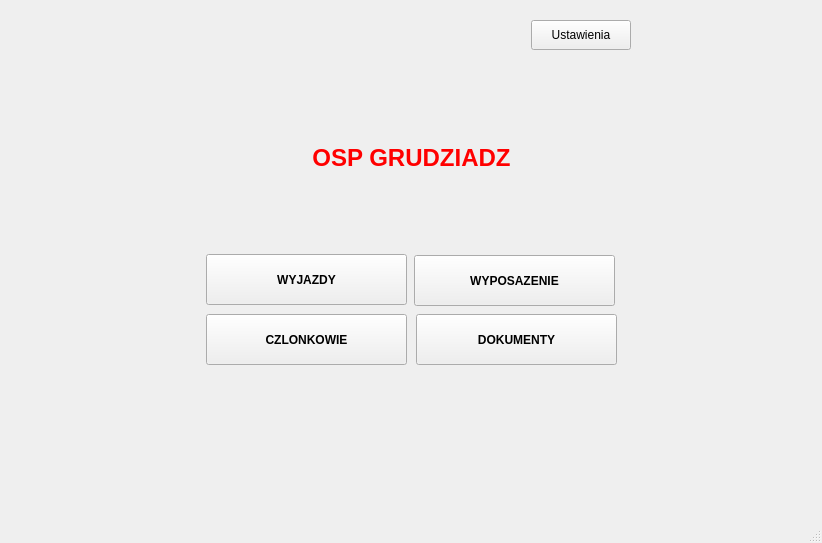
<?xml version="1.0" encoding="UTF-8"?>
<ui version="4.0">
 <class>MainWindow</class>
 <widget class="QMainWindow" name="MainWindow">
  <property name="geometry">
   <rect>
    <x>0</x>
    <y>0</y>
    <width>822</width>
    <height>543</height>
   </rect>
  </property>
  <property name="sizePolicy">
   <sizepolicy hsizetype="Minimum" vsizetype="Minimum">
    <horstretch>0</horstretch>
    <verstretch>0</verstretch>
   </sizepolicy>
  </property>
  <property name="minimumSize">
   <size>
    <width>700</width>
    <height>500</height>
   </size>
  </property>
  <property name="windowTitle">
   <string>MainWindow</string>
  </property>
  <widget class="QWidget" name="mainLayout">
   <property name="sizePolicy">
    <sizepolicy hsizetype="MinimumExpanding" vsizetype="MinimumExpanding">
     <horstretch>0</horstretch>
     <verstretch>0</verstretch>
    </sizepolicy>
   </property>
   <property name="minimumSize">
    <size>
     <width>0</width>
     <height>500</height>
    </size>
   </property>
   <layout class="QVBoxLayout" name="subLayout" stretch="0,0,0">
    <property name="spacing">
     <number>2</number>
    </property>
    <property name="sizeConstraint">
     <enum>QLayout::SetDefaultConstraint</enum>
    </property>
    <property name="leftMargin">
     <number>5</number>
    </property>
    <property name="topMargin">
     <number>5</number>
    </property>
    <property name="rightMargin">
     <number>5</number>
    </property>
    <property name="bottomMargin">
     <number>2</number>
    </property>
    <item alignment="Qt::AlignHCenter">
     <widget class="QFrame" name="settingsFrame">
      <property name="sizePolicy">
       <sizepolicy hsizetype="MinimumExpanding" vsizetype="MinimumExpanding">
        <horstretch>0</horstretch>
        <verstretch>0</verstretch>
       </sizepolicy>
      </property>
      <property name="minimumSize">
       <size>
        <width>680</width>
        <height>30</height>
       </size>
      </property>
      <property name="maximumSize">
       <size>
        <width>600</width>
        <height>40</height>
       </size>
      </property>
      <property name="styleSheet">
       <string notr="true">QFrame #settingsFrame{
min-width: 680px;
width:100%;
}


</string>
      </property>
      <property name="frameShape">
       <enum>QFrame::NoFrame</enum>
      </property>
      <property name="frameShadow">
       <enum>QFrame::Raised</enum>
      </property>
      <widget class="QPushButton" name="btnSettings">
       <property name="geometry">
        <rect>
         <x>460</x>
         <y>0</y>
         <width>100</width>
         <height>30</height>
        </rect>
       </property>
       <property name="sizePolicy">
        <sizepolicy hsizetype="Preferred" vsizetype="Preferred">
         <horstretch>0</horstretch>
         <verstretch>0</verstretch>
        </sizepolicy>
       </property>
       <property name="minimumSize">
        <size>
         <width>0</width>
         <height>20</height>
        </size>
       </property>
       <property name="maximumSize">
        <size>
         <width>100</width>
         <height>30</height>
        </size>
       </property>
       <property name="focusPolicy">
        <enum>Qt::ClickFocus</enum>
       </property>
       <property name="text">
        <string>Ustawienia</string>
       </property>
      </widget>
     </widget>
    </item>
    <item alignment="Qt::AlignHCenter">
     <widget class="QFrame" name="headerFrame">
      <property name="sizePolicy">
       <sizepolicy hsizetype="MinimumExpanding" vsizetype="MinimumExpanding">
        <horstretch>0</horstretch>
        <verstretch>0</verstretch>
       </sizepolicy>
      </property>
      <property name="minimumSize">
       <size>
        <width>670</width>
        <height>150</height>
       </size>
      </property>
      <property name="maximumSize">
       <size>
        <width>16777215</width>
        <height>150</height>
       </size>
      </property>
      <property name="styleSheet">
       <string notr="true">b</string>
      </property>
      <property name="frameShape">
       <enum>QFrame::NoFrame</enum>
      </property>
      <property name="frameShadow">
       <enum>QFrame::Raised</enum>
      </property>
      <widget class="QLabel" name="header">
       <property name="geometry">
        <rect>
         <x>130</x>
         <y>50</y>
         <width>411</width>
         <height>61</height>
        </rect>
       </property>
       <property name="font">
        <font>
         <pointsize>18</pointsize>
         <weight>75</weight>
         <bold>true</bold>
        </font>
       </property>
       <property name="styleSheet">
        <string notr="true">color:red;</string>
       </property>
       <property name="text">
        <string>OSP GRUDZIADZ</string>
       </property>
       <property name="scaledContents">
        <bool>true</bool>
       </property>
       <property name="alignment">
        <set>Qt::AlignCenter</set>
       </property>
      </widget>
     </widget>
    </item>
    <item alignment="Qt::AlignHCenter">
     <widget class="QFrame" name="menuFrame">
      <property name="sizePolicy">
       <sizepolicy hsizetype="MinimumExpanding" vsizetype="Preferred">
        <horstretch>0</horstretch>
        <verstretch>0</verstretch>
       </sizepolicy>
      </property>
      <property name="minimumSize">
       <size>
        <width>670</width>
        <height>250</height>
       </size>
      </property>
      <property name="maximumSize">
       <size>
        <width>16777215</width>
        <height>260</height>
       </size>
      </property>
      <property name="frameShape">
       <enum>QFrame::NoFrame</enum>
      </property>
      <property name="frameShadow">
       <enum>QFrame::Raised</enum>
      </property>
      <widget class="QPushButton" name="btnWyposazenie">
       <property name="geometry">
        <rect>
         <x>338</x>
         <y>11</y>
         <width>201</width>
         <height>51</height>
        </rect>
       </property>
       <property name="sizePolicy">
        <sizepolicy hsizetype="MinimumExpanding" vsizetype="MinimumExpanding">
         <horstretch>0</horstretch>
         <verstretch>0</verstretch>
        </sizepolicy>
       </property>
       <property name="font">
        <font>
         <weight>75</weight>
         <bold>true</bold>
        </font>
       </property>
       <property name="text">
        <string>WYPOSAZENIE</string>
       </property>
       <attribute name="buttonGroup">
        <string notr="true">menu</string>
       </attribute>
      </widget>
      <widget class="QPushButton" name="btnDokumenty">
       <property name="geometry">
        <rect>
         <x>340</x>
         <y>70</y>
         <width>201</width>
         <height>51</height>
        </rect>
       </property>
       <property name="sizePolicy">
        <sizepolicy hsizetype="MinimumExpanding" vsizetype="MinimumExpanding">
         <horstretch>0</horstretch>
         <verstretch>0</verstretch>
        </sizepolicy>
       </property>
       <property name="font">
        <font>
         <weight>75</weight>
         <bold>true</bold>
        </font>
       </property>
       <property name="text">
        <string>DOKUMENTY</string>
       </property>
       <attribute name="buttonGroup">
        <string notr="true">menu</string>
       </attribute>
      </widget>
      <widget class="DoubleClickButton" name="btnCzlonkowie">
       <property name="geometry">
        <rect>
         <x>130</x>
         <y>70</y>
         <width>201</width>
         <height>51</height>
        </rect>
       </property>
       <property name="sizePolicy">
        <sizepolicy hsizetype="MinimumExpanding" vsizetype="MinimumExpanding">
         <horstretch>0</horstretch>
         <verstretch>0</verstretch>
        </sizepolicy>
       </property>
       <property name="font">
        <font>
         <weight>75</weight>
         <bold>true</bold>
        </font>
       </property>
       <property name="text">
        <string>CZLONKOWIE</string>
       </property>
       <attribute name="buttonGroup">
        <string notr="true">menu</string>
       </attribute>
      </widget>
      <widget class="QPushButton" name="btnWyjazdy">
       <property name="geometry">
        <rect>
         <x>130</x>
         <y>10</y>
         <width>201</width>
         <height>51</height>
        </rect>
       </property>
       <property name="sizePolicy">
        <sizepolicy hsizetype="MinimumExpanding" vsizetype="MinimumExpanding">
         <horstretch>0</horstretch>
         <verstretch>0</verstretch>
        </sizepolicy>
       </property>
       <property name="font">
        <font>
         <weight>75</weight>
         <bold>true</bold>
        </font>
       </property>
       <property name="text">
        <string>WYJAZDY</string>
       </property>
       <attribute name="buttonGroup">
        <string notr="true">menu</string>
       </attribute>
      </widget>
     </widget>
    </item>
   </layout>
  </widget>
  <widget class="QMenuBar" name="menubar">
   <property name="geometry">
    <rect>
     <x>0</x>
     <y>0</y>
     <width>822</width>
     <height>21</height>
    </rect>
   </property>
  </widget>
  <widget class="QStatusBar" name="statusbar"/>
 </widget>
 <customwidgets>
  <customwidget>
   <class>DoubleClickButton</class>
   <extends>QPushButton</extends>
   <header>ui.widgets.custom_widgets</header>
  </customwidget>
 </customwidgets>
 <resources/>
 <connections/>
 <buttongroups>
  <buttongroup name="menu"/>
 </buttongroups>
</ui>
